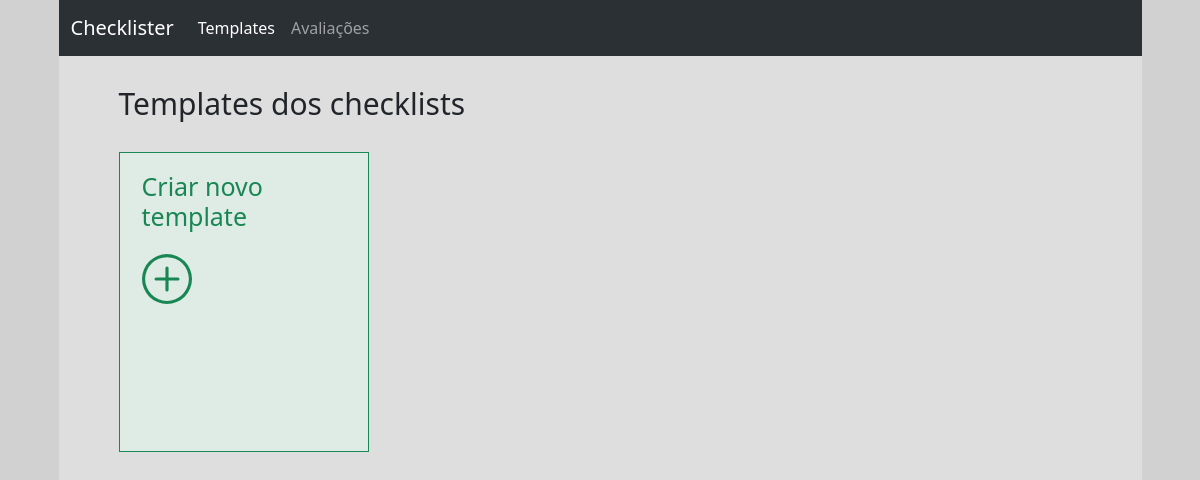
The app's page /paginas/pagina_principal/index.php, older data.
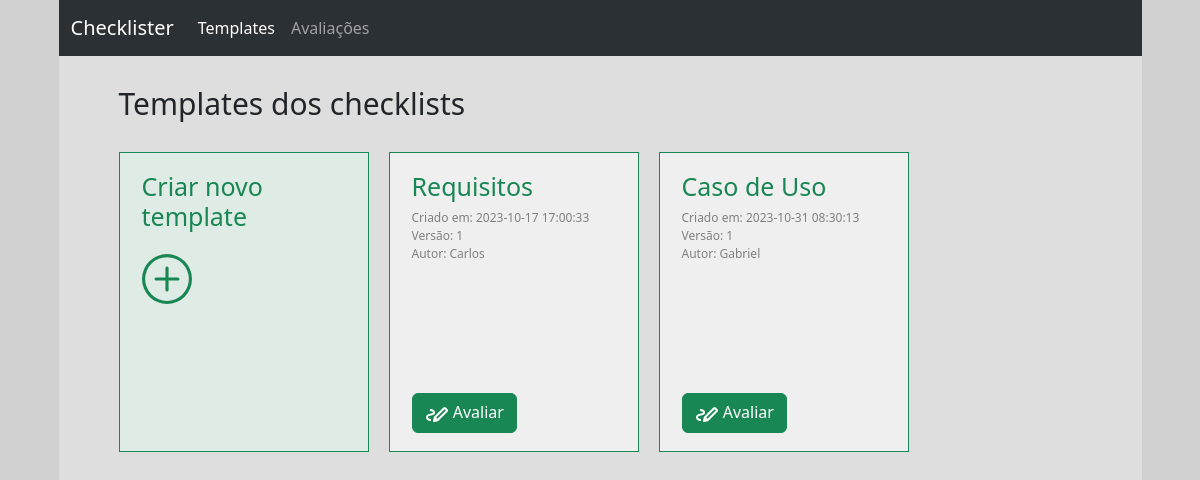
The same page, newer data.
### tables this page shows
CREATE TABLE CHECKLIST(
    
    id_checklist int UNSIGNED AUTO_INCREMENT,
    titulo VARCHAR(255) NOT NULL,
    data_hora_criacao DATETIME NOT NULL,
    versao_checklist int UNSIGNED, 
    autor_versao varchar(255) NOT NULL,

    PRIMARY KEY (id_checklist, versao_checklist)
);

### framework/checklister_framework.php (called while the page is built, shortened)
<?php
    include("conexaoBancoDados.php");
    include("api_checklister_framework.php");
    $DIRETORIO_RAIZ = $_SERVER['DOCUMENT_ROOT'] . '/Checklister';
    function usarComponente($nomeComponente) {
        global $DIRETORIO_RAIZ;
        $rotaComum = $DIRETORIO_RAIZ . '/components/' . $nomeComponente . '/' . $nomeComponente;
        $rotaComponenteTemplate = $rotaComum . '.template.php';
        include($rotaComponenteTemplate);
    }
    function usarComponenteComParametros($nomeComponente, $arrayParametros) {
        usarComponente($nomeComponente);
    }
?>

### framework/api_checklister_framework.php (called while the page is built, shortened)
<?php
    function buscarTodosTemplatesCadastrados() {
        global $conn;
        $queryBuscarTodosTemplates =
            <<<END
                SELECT *
                FROM checklist;
            END;
        return mysqli_query($conn, $queryBuscarTodosTemplates);
    }
?>

### components/card/card.template.php (the view, shortened to what this page needs)
<?php
    $rotaPaginaCadastroTemplate = "../pagina_cadastro_template/pagina_cadastro_template.php";
    $tipoCard = $_SESSION['parametrosComponente'][0];
    if ($tipoCard == 'templateJaCadastrado') {
        $tituloCardCadastrado      =    $_SESSION['parametrosComponente'][1];
        $dataCriacaoCardCadastrado =    $_SESSION['parametrosComponente'][2];
        $versaoCardCadastrado      =    $_SESSION['parametrosComponente'][3];
        $autorCardCadastrado       =    $_SESSION['parametrosComponente'][4];
        $idTemplate                =    $_SESSION['parametrosComponente'][5];
        $linkEdicao = <<<END
            <a href="../pagina_edicao_template/pagina_edicao_template.php?idTemplate=$idTemplate" class="btn btn-success" id="card-btn-avaliar" name="card-btn-avaliar">
                <svg fill="currentColor" xmlns="http://www.w3.org/2000/svg" height="24" viewBox="0 -960 960 960" width="24"><path d="M80 0v-160h800V0H80Zm160-320h56l312-311-29-29-28-28-311 312v56Zm-80 80v-170l448-447q11-11 25.5-17t30.5-6q16 0 31 6t27 18l55 56q12 11 17.5 26t5.5 31q0 15-5.5 29.5T777-687L330-240H160Zm560-504-56-56 56 56ZM608-631l-29-29-28-28 57 57Z"/></svg>
            </a>
        END;
        $temAvaliacao = mysqli_fetch_array(buscarQtdeAvaliacaoComTemplate($idTemplate))[0] > 0;
        $linkEdicao   = $temAvaliacao ? '' : $linkEdicao;
    }
    if ($tipoCard == 'novoTemplate') {
        echo <<<END
            <a href="$rotaPaginaCadastroTemplate" class="card-link-novo-card">
                    <div class="card-container cor-fundo-verde-claro">
                        <h2 class="card-titulo">Criar novo template</h2>
                        <svg class="card-iconePlus" xmlns="http://www.w3.org/2000/svg" width="50" height="50" fill="currentColor" class="bi bi-plus-circle" viewBox="0 0 16 16">
                            <path d="M8 15A7 7 0 1 1 8 1a7 7 0 0 1 0 14zm0 1A8 8 0 1 0 8 0a8 8 0 0 0 0 16z"/>
                            <path d="M8 4a.5.5 0 0 1 .5.5v3h3a.5.5 0 0 1 0 1h-3v3a.5.5 0 0 1-1 0v-3h-3a.5.5 0 0 1 0-1h3v-3A.5.5 0 0 1 8 4z"/>
                        </svg>
                    </div>
            </a>
        END;
    }
    if ($tipoCard == 'templateJaCadastrado') {
        echo <<<END
            <div class="card-container card-container-template-cadastrado">
                <div class="card-container-texto">
                    <h2 class="card-titulo">$tituloCardCadastrado</h2>
                    <p class="card-subtitulo">Criado em: $dataCriacaoCardCadastrado</p>
                    <p class="card-subtitulo">Versão: $versaoCardCadastrado</p>
                    <p class="card-subtitulo card-ultimo-subtitulo">Autor: $autorCardCadastrado</p>
                </div>
                <div class="card-container-botao">
                    $linkEdicao
                    <a href="../pagina_avaliacao_template/pagina_avaliacao_template.php?idChecklist=$idTemplate" class="btn btn-success" id="card-btn-avaliar" name="card-btn-avaliar">
                        <svg xmlns="http://www.w3.org/2000/svg" fill="currentColor" height="24" viewBox="0 -960 960 960" width="24">
                            <path d="m499-287 335-335-52-52-335 335 52 52Zm-261 87q-100-5-149-42T40-349q0-65 53.5-105.5T242-503q39-3 58.5-12.5T320-542q0-26-29.5-39T193-600l7-80q103 8 151.5 41.5T400-542q0 53-38.5 83T248-423q-64 5-96 23.5T120-349q0 35 28 50.5t94 18.5l-4 80Zm280 7L353-358l382-382q20-20 47.5-20t47.5 20l70 70q20 20 20 47.5T900-575L518-193Zm-159 33q-17 4-30-9t-9-30l33-159 165 165-159 33Z"/>
                        </svg>
                        Avaliar
                    </a>
                </div>
            </div>
        END;
    }
?>

### paginas/pagina_principal/index.php (shortened to what this page needs)
<!DOCTYPE html>
<html lang="pt-BR">
<head>
    <link href="https://cdn.jsdelivr.net/npm/bootstrap@5.3.2/dist/css/bootstrap.min.css" rel="stylesheet">
    <?php include('../../framework/checklister_framework.php'); ?>
    <link rel="stylesheet" href="./styles.css">
</head>
<body class="body">
<?php usarComponenteComParametros('barra_navegacao', ['vermelho']); ?>
<div class="container-conteudo">
    <h1 class="titulo">Templates dos checklists</h1>
    <?php usarComponenteComParametros('grid_cards', ["template"]); ?>
</div>
</body>
</html>

### components/barra_navegacao/barra_navegacao.template.php (shortened to what this page needs)
<?php
  $rotaAtual = $_SERVER['REQUEST_URI'];
  $classeLinkPaginaTemplatesAtivo = '';
  $classeLinkPaginaAvaliacoesAtivo = '';
  if (strpos($rotaAtual, 'index.php')) {
    $classeLinkPaginaTemplatesAtivo = 'active';
  }
?>
<nav class="navbar navbar-expand-lg bg-body-tertiary bg-primary" data-bs-theme="dark">
  <div class="container-fluid">
    <a class="navbar-brand" href="../../paginas/pagina_principal/index.php">Checklister</a>
    <div class="collapse navbar-collapse" id="navbarNav">
      <ul class="navbar-nav">
        <li class="nav-item">
          <a class="nav-link <?=$classeLinkPaginaTemplatesAtivo?>" aria-current="page" href="../../paginas/pagina_principal/index.php">Templates</a>
        </li>
        <li class="nav-item">
          <a class="nav-link <?=$classeLinkPaginaAvaliacoesAtivo?>" aria-current="page" href="../../paginas/pagina_avaliacoes/pagina_avaliacoes.php">Avaliações</a>
        </li>
    </div>
  </div>
</nav>

### components/grid_cards/grid_cards.template.php (shortened to what this page needs)
<?php
    $tipoGrid = $_SESSION['parametrosComponente'][0];
    if ($tipoGrid == "template") {
        imprimirCardsPaginaTemplates();
    }
    function imprimirCardsPaginaTemplates() {
        echo <<<END
            <div class="grid_cards-container-cards">
        END;
                imprimirCardCadastroNovoTemplate();
                imprimirCardsTemplatesCadastrados();
        echo <<<END
            </div>
        END;
    };
    function imprimirCardCadastroNovoTemplate() {
        usarComponenteComParametros('card', ['novoTemplate']);
    }
    function imprimirCardsTemplatesCadastrados() {
        $result = buscarTodosTemplatesCadastrados();
        while($row = mysqli_fetch_assoc($result)) {
            usarComponenteComParametros('card', ['templateJaCadastrado', $row["titulo"], $row["data_hora_criacao"], $row["versao_checklist"], $row["autor_versao"], $row["id_checklist"]]);
        }
    }
?>

### paginas/pagina_principal/styles.css (style rules this page uses)
html { min-height: 100%; background-color: #D1D1D1; }
.body { margin: 0px auto 0px auto; min-height: 100vh; max-width: 1083px; background-color: #DEDEDE; }
.container-conteudo { padding: 30px 60px 100px 60px; }
.titulo { font-size: 30px; margin-bottom: 30px; }

Row changes from the older to the newer data that the page shows:
added checklist: tituloCardCadastrado "Requisitos", dataCriacaoCardCadastrado "2023-10-17 17:00:33", autorCardCadastrado "Carlos"
added checklist: tituloCardCadastrado "Caso de Uso", dataCriacaoCardCadastrado "2023-10-31 08:30:13", autorCardCadastrado "Gabriel"
